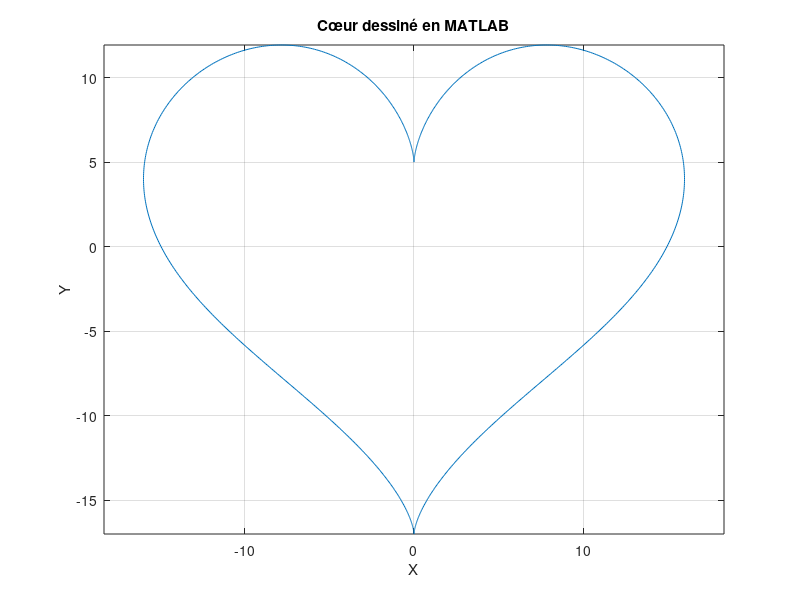
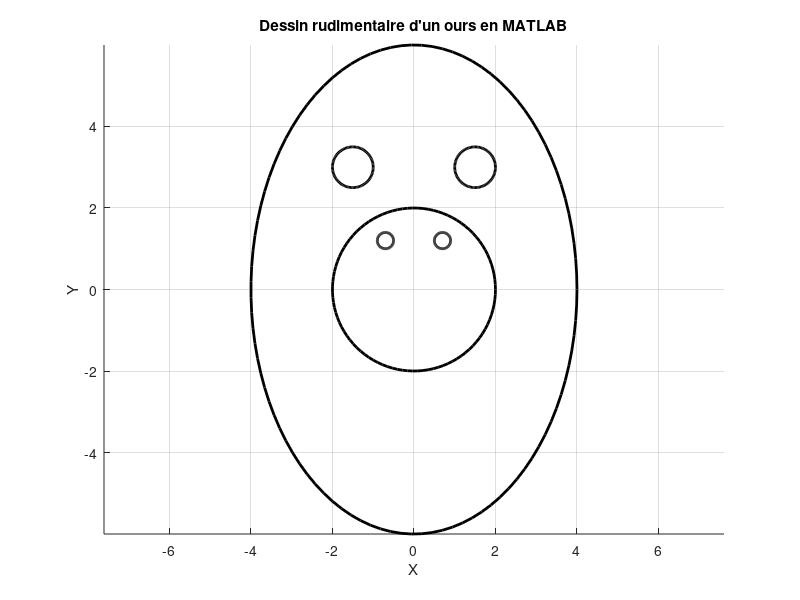

The MATLAB script that drew these images, in order:
% Définir une plage de valeurs pour le paramètre t (par exemple, de 0 à 2*pi)
t = linspace(0, 2*pi, 1000);

% Définir les équations paramétriques pour le cœur
x = 16*sin(t).^3;
y = 13*cos(t) - 5*cos(2*t) - 2*cos(3*t) - cos(4*t);

% Tracer le cœur
plot(x, y);
axis equal; % Pour avoir un aspect proportionnel
title('Cœur dessiné en MATLAB');
xlabel('X');
ylabel('Y');
grid on;

% Créer une nouvelle figure
figure;

% Dessiner la tête de l'ours (un cercle)
radius = 2; % Rayon de la tête
theta = linspace(0, 2*pi, 100); % Plage d'angle
x_head = radius * cos(theta);
y_head = radius * sin(theta);

% Dessiner le corps de l'ours (un ovale)
a = 4; % Demi-grand axe en x
b = 6; % Demi-grand axe en y
x_body = a * cos(theta);
y_body = b * sin(theta);

% Dessiner les oreilles (deux cercles)
ear_radius = 0.5;
x_ear_left = -1.5;
x_ear_right = 1.5;
y_ear = 3;
x_left_ear = x_ear_left + ear_radius * cos(theta);
x_right_ear = x_ear_right + ear_radius * cos(theta);
y_ears = y_ear + ear_radius * sin(theta);

% Dessiner les yeux (deux cercles)
eye_radius = 0.2;
x_eye_left = -0.7;
x_eye_right = 0.7;
y_eye = 1.2;
x_left_eye = x_eye_left + eye_radius * cos(theta);
x_right_eye = x_eye_right + eye_radius * cos(theta);
y_eyes = y_eye + eye_radius * sin(theta);

% Tracer le tout
hold on;
plot(x_head, y_head, 'k', 'LineWidth', 2);
plot(x_body, y_body, 'k', 'LineWidth', 2);
plot(x_left_ear, y_ears, 'k', 'LineWidth', 2);
plot(x_right_ear, y_ears, 'k', 'LineWidth', 2);
plot(x_left_eye, y_eyes, 'k', 'LineWidth', 2);
plot(x_right_eye, y_eyes, 'k', 'LineWidth', 2);

axis equal; % Pour avoir un aspect proportionnel
title('Dessin rudimentaire d''un ours en MATLAB');
xlabel('X');
ylabel('Y');
grid on;

% Éventuellement, vous pouvez ajouter plus de détails pour améliorer le dessin.
